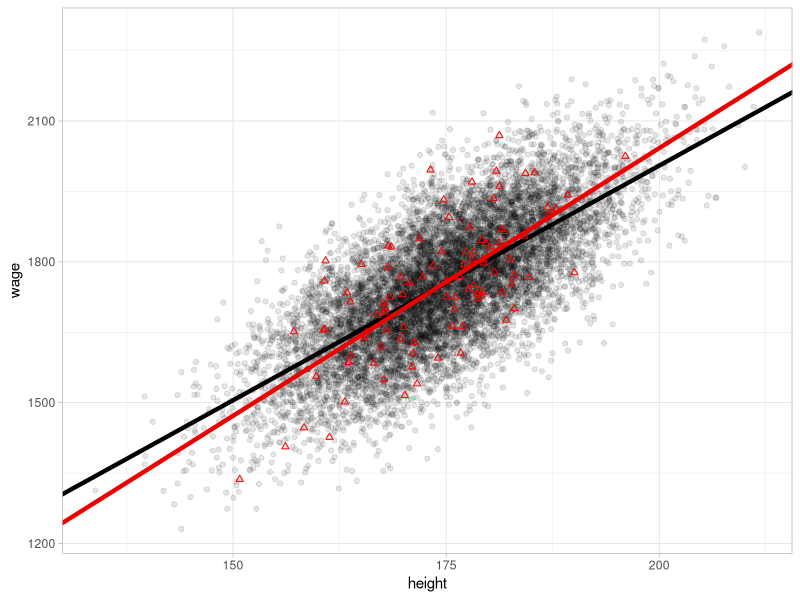
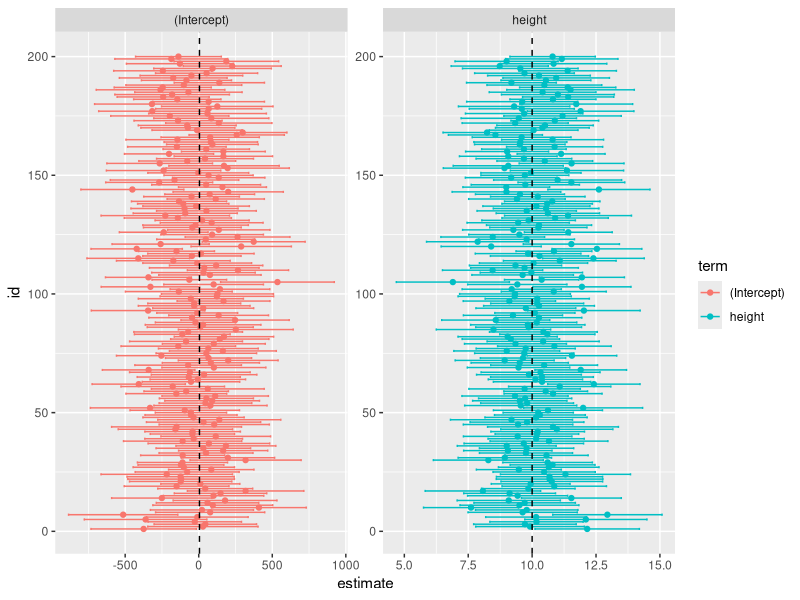
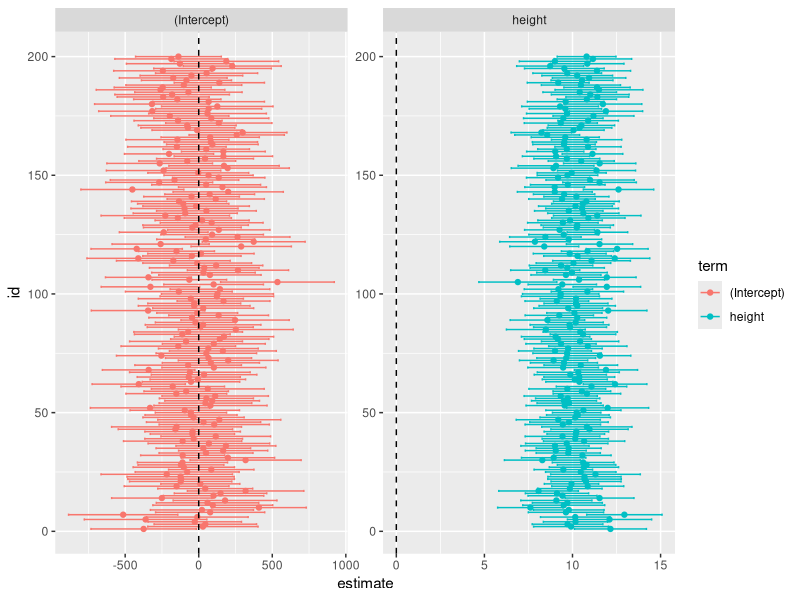
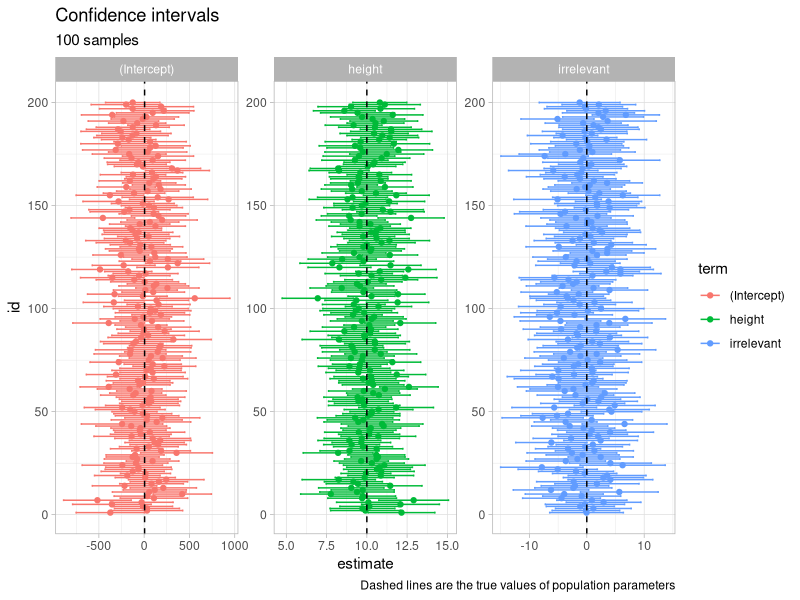
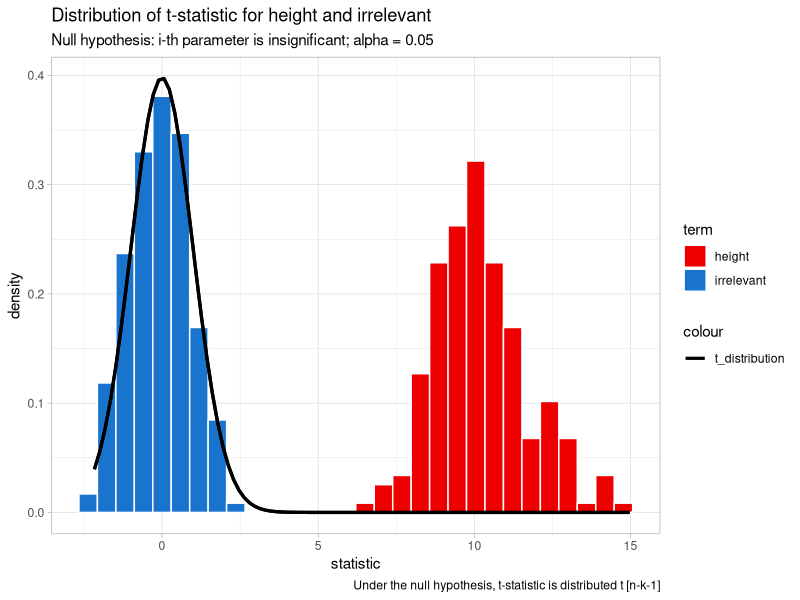

These figures' R source, in order:
library(dplyr)
library(ggplot2)
library(purrr)
library(tidyr)
library(gganimate)

# Create the population data ----------------------------------------------
set.seed(27)
N <- 10^4 # N = population size.
pop <- data.frame(
  height = rnorm(N, 175, 10),
  u = rnorm(N, 0, 100)
) %>%
  mutate(wage = 5 + 10 * height + u) %>%
  mutate(irrelevant = rnorm(N, 10, 3))

# single sample
n <- 100

sample1 <- slice_sample(
  pop,
  n = 100,
  replace = TRUE
  ) # Choose 100 observations at random

model1 <- lm(wage ~ height, data = sample1)
summary(model1)

ggplot(aes(y = wage, x = height), data = pop) +
  geom_point(lwd = 0.5, alpha = 0.1) +
  geom_abline(intercept = 5, slope = 10, lwd = 1.5) +
  geom_point(aes(y = wage, x = height), data = sample1, colour = "red", shape = 2, lwd = 2) +
  geom_abline(intercept = coef(model1)[1], slope = coef(model1)[2], colour = "red2", lwd = 1.5)+
  theme_light()

# confidence intervals
confint(model1, level = 0.99) # 99% CI
confint(model1) # 95% CI

# manually
data.frame(
  LB = summary(model1)$coefficients[, 1] - qt(0.975, summary(model1)$df[2]) * summary(model1)$coefficients[, 2],
  UB = summary(model1)$coefficients[, 1] + qt(0.975, summary(model1)$df[2]) * summary(model1)$coefficients[, 2]
)

# approx.
qt(0.975, summary(model1)$df[2])
data.frame(
  LB = summary(model1)$coefficients[, 1] - 2 * summary(model1)$coefficients[, 2],
  UB = summary(model1)$coefficients[, 1] + 2 * summary(model1)$coefficients[, 2]
)


# resampling --------------------------------------------------------------
niter <- 200

lm_formula <- as.formula(wage ~ height)
lm_formula_with_irrelevant <-  as.formula(wage ~ height + irrelevant)
# Create nested tibble with R samples -------------------------------------
samples <- tibble(
  id = 1:niter,
  data = map(
    1:niter,
    ~sample_n(pop, n, replace = TRUE)
  )
)
samples # now we have 1000 different samples saved in one tibble

# Save data and coefficients for wage ~ height ----------------------------
coef_data_1 <- samples %>%
  mutate(
    models = map(data, ~ lm(lm_formula, data = .)),
    coefficients = map(models, broom::tidy)
  ) %>%
  select(id, data, coefficients) %>%
  unnest(coefficients) %>% 
  mutate(true_value = case_when(
    term == "(Intercept)" ~ 5,
    term == "height" ~ 10,
    term == "irrelevant" ~ 0
  )) 

# to see the result of a single regression just `filter()` by id
coef_data_1 %>%
  filter(id == 10)

# add 95% confidence interval:
coef_data_1 %>%
  mutate(lower = estimate - qt(0.975, n - 2) * std.error) %>%
  mutate(upper = estimate + qt(0.975, n - 2) * std.error) %>%
  ggplot(aes(x = estimate, y = id, color = term)) +
  geom_point(aes(x = estimate, color = term)) +
  geom_errorbar(aes(xmin = lower, xmax = upper)) +
  geom_vline(aes(xintercept = true_value), linetype = "dashed") +
  facet_wrap(~term, scales = "free")

coef_data_1 %>%
  mutate(lower = estimate - qt(0.975, n - 2) * std.error) %>%
  mutate(upper = estimate + qt(0.975, n - 2) * std.error) %>%
  ggplot(aes(x = estimate, y = id, color = term)) +
  geom_point(aes(x = estimate, color = term)) +
  geom_errorbar(aes(xmin = lower, xmax = upper)) +
  geom_vline(xintercept = 0, linetype = "dashed") +
  facet_wrap(~term, scales = "free")


# Save data with coefficients with irrelevant regressor -------------------
#
# create new object from a new model with irrelevant regressor
#
coef_data_model2 <- samples %>%
  mutate(
    models = map(data, ~ lm(wage ~ height + irrelevant, data = .)),
    coefficients = map(models, broom::tidy)
  ) %>%
  select(id, data, coefficients) %>%
  unnest(coefficients) %>% 
  mutate(lower = estimate - qt(0.975, n - 2) * std.error) %>%
  mutate(upper = estimate + qt(0.975, n - 2) * std.error) %>%
  mutate(true_value = case_when(
    term == "(Intercept)" ~ 5,
    term == "height" ~ 10,
    term == "irrelevant" ~ 0
  ))

coef_data_model2

n_viz <- 300

gg_ci <- coef_data_model2 %>%
  ggplot(aes(x = estimate, y = id, color = term)) +
  geom_point(aes(x = estimate, color = term)) +
  geom_errorbar(aes(xmin = lower, xmax = upper)) +
  geom_vline(aes(xintercept = true_value), linetype = "dashed") +
  facet_wrap(~term, scales = "free") +
  labs(
    title = "Confidence intervals",
    subtitle = paste(n_viz / 3, "samples"),
    caption = "Dashed lines are the true values of population parameters"
  ) +
  theme_light()

gg_ci

# Lets investigate the false positives when testing significance o --------
t_false_positives <- coef_data_model2 %>%
  mutate(incl_zero = ifelse(lower <= 0 & upper >= 0, TRUE, FALSE)) %>%
  group_by(term) %>%
  summarise(
    freq_includes_zero = mean(incl_zero),
    freq_does_not_include_zero = mean(!incl_zero)
    )

t_false_positives

# ggplots of t-distributions ----------------------------------------------
t_dist <- coef_data_model2 %>%
  select(-data) %>%
  filter(!term == "(Intercept)") %>%
  select(id, term, statistic) %>%
  ggplot(aes(statistic, fill = term)) +
  geom_histogram(aes(y = ..density..), color = "white") +
  stat_function(
    fun = dt, args = list(df = 98),
    aes(color = "t_distribution"),
    size = 1.1
  ) +
  scale_color_manual(values = c("black", "black", "black")) +
  scale_fill_manual(values = c("red2", "dodgerblue3")) +
  theme_light() +
  labs(
    title = "Distribution of t-statistic for height and irrelevant",
    subtitle = "Null hypothesis: i-th parameter is insignificant; alpha = 0.05",
    caption = paste("Under the null hypothesis, t-statistic is distributed t [n-k-1]")
  )

t_dist

# Bonus animation ---------------------------------------------------------
#
# coef_data_model2 %>%
#   select(-data) %>%
#   filter(!term == "(Intercept)") %>%
#   select(id, term, statistic) %>% 
#   split(.$id) %>% 
#   accumulate(~bind_rows(.x,.y)) %>% 
#   bind_rows(.id="frame") %>% 
#   ggplot(aes(statistic, fill = term)) +
#   geom_histogram(aes(y = ..density..), color = "white") +
#   stat_function(
#     fun = dt, args = list(df = 98),
#     aes(color = "t_distribution"),
#     size = 1.1
#   ) +
#   scale_color_manual(values = c("black", "black", "black")) +
#   scale_fill_manual(values = c("red2", "dodgerblue3")) +
#   theme_light() +
#   labs(
#     title = "Distribution of t-statistic for height and irrelevant",
#     subtitle = "Null hypothesis: i-th parameter is insignificant; alpha = 0.05",
#     caption = paste("Under the null hypothesis, t-statistic is distributed t [n-k-1]")
#   ) +
#   transition_manual(factor(frame))+
#   ease_aes("linear")
